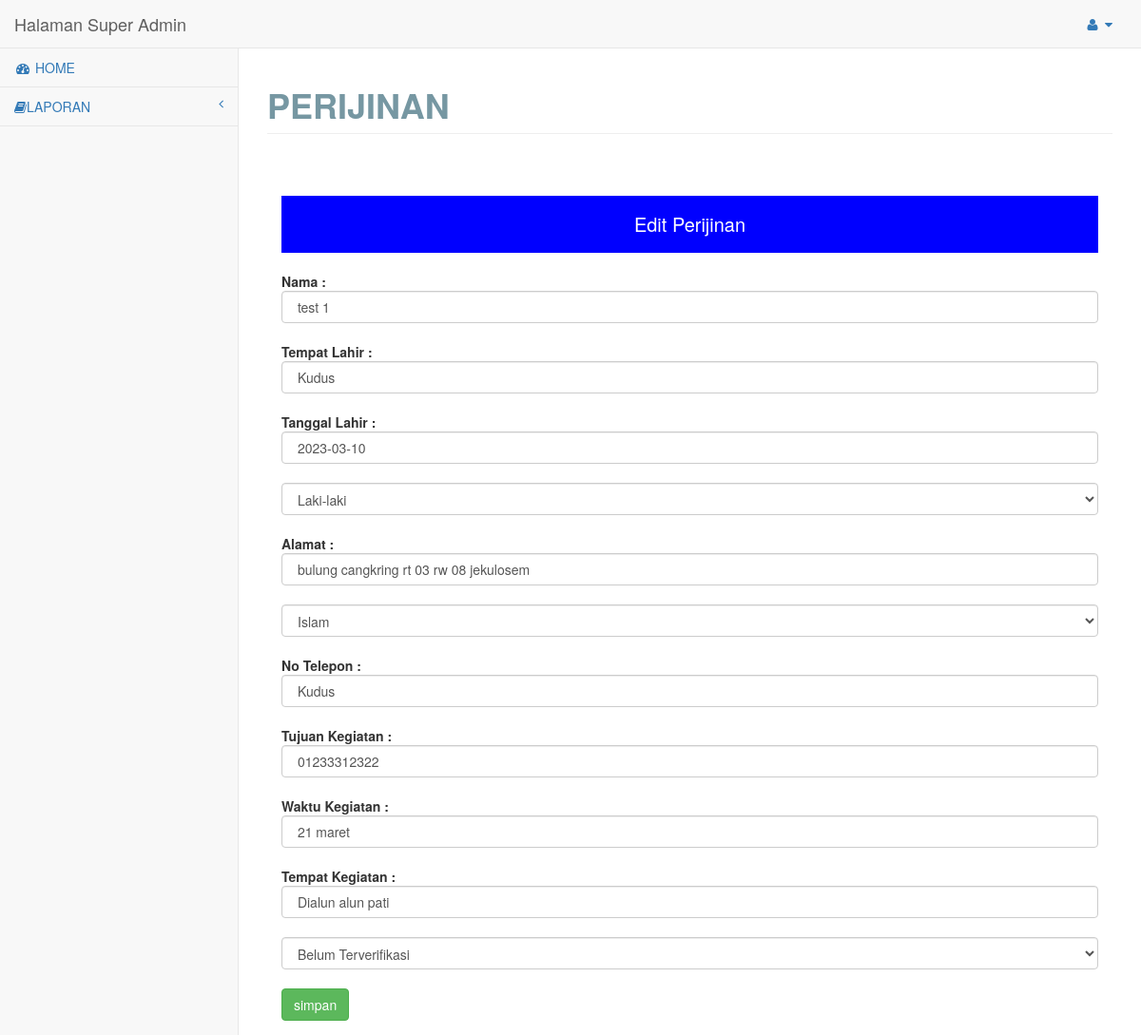
The app's page /admin/admin/pages/index.php?module=edit_perijinan&id=11 with its own data.
### tables this page shows
CREATE TABLE `tbl_perijinan` (
  `id_perijinan` int(12) NOT NULL,
  `nama` varchar(20) NOT NULL,
  `tgl_lahir` date NOT NULL,
  `tmp_lahir` varchar(20) NOT NULL,
  `jenis_kelamin` varchar(30) NOT NULL,
  `alamat` varchar(40) NOT NULL,
  `agama` varchar(20) NOT NULL,
  `no_telp` varchar(20) NOT NULL,
  `tujuan_kegiatan` varchar(40) NOT NULL,
  `waktu_kegiatan` varchar(20) NOT NULL,
  `tempat_kegiatan` varchar(40) NOT NULL,
  `status` varchar(50) NOT NULL,
  `created_date` datetime DEFAULT NULL,
  `modified_date` datetime DEFAULT NULL
);

### admin/admin/pages/edit_perijinan.php (the view, shortened to what this page needs)
  <div id="page-wrapper">
  	<div class="row">
  		<div class="col-lg-12">
  			<h1 class="page-header">PERIJINAN</h1>
  		</div>
  	</div>
  	<div class="row">
  		<div class="col-lg-12">
  			<div class="panel-body">
  				<?php
include "koneksi.php";
$e = $_GET['id'];
$edit = mysqli_query($conn, "SELECT * FROM tbl_perijinan WHERE id_perijinan='$e'");
$book = mysqli_fetch_array($edit);
?>
  				<div style="margin-top:30px;width:100%,height:50px;text-align:center;background:#0000ff;color:#fff;line-height:60px;font-size:20px;margin-bottom:20px;">
  					Edit Perijinan
  				</div>
  				<form action="?module=e_perijinan" method="post" enctype="multipart/form-data">
  					<b>Nama :</b> <input type="text" name="nama" class="form-control" value=" <?php echo $book['nama']; ?>"><br>
  					<b>Tempat Lahir : </b><input type="text" name="tmp_lahir" class="form-control" value=" <?php echo $book['tmp_lahir']; ?>"><br>
  					<b>Tanggal Lahir : </b><input type="text" name="tgl_lahir" class="form-control" value=" <?php echo $book['tgl_lahir']; ?>"><br>
  					<td><select name="jenis_kelamin" class="form-control">
  							<?php
			if ($book['jenis_kelamin'] == 'Laki-laki') {
			?>
  								<option value="Laki-laki" selected>Laki-laki</option>
  							<?php } else { ?>
  								<option value="Laki-laki">Laki-laki</option>
  								<option value="Perempuan" selected>Perempuan</option>
  							<?php } ?>
  						</select></td>
  					</tr><br>
  					<b>Alamat : </b><input type="text" name="alamat" class="form-control" value=" <?php echo $book['alamat']; ?>"><br>
  					<td><select name="agama" class="form-control">
  							<?php
			if ($book['agama'] == 'Islam') {
			?>
  								<option value="Islam" selected>Islam</option>
  							<?php } ?>
  						</select></td>
  					</tr><br>
  					<b>No Telepon : </b><input type="text" name="no_telp" class="form-control" value=" <?php echo $book['no_telp']; ?>"><br>
  					<b>Tujuan Kegiatan : </b><input type="text" name="tujuan_kegiatan" class="form-control" value=" <?php echo $book['tujuan_kegiatan']; ?>"><br>
  					<b>Waktu Kegiatan : </b><input type="text" name="waktu_kegiatan" class="form-control" value=" <?php echo $book['waktu_kegiatan']; ?>"><br>
  					<b>Tempat Kegiatan : </b><input type="text" name="tempat_kegiatan" class="form-control" value=" <?php echo $book['tempat_kegiatan']; ?>"><br>
  					<select name="status" class="form-control">
  						<?php if ($book['status'] === "Terverifikasi") { ?>
  							<option value="<?php echo $book['status'] ?>"><?php echo $book['status'] ?></option>
  							<option value="Belum Terverifikasi">Belum Terverifikasi</option>
  						<?php } else { ?>
  							<option value="<?php echo $book['status'] ?>"><?php echo $book['status'] ?></option>
  						<?php } ?>
  					</select>
  					<td><br>
  						<input type="submit" class="btn btn-success" value="simpan">
  				</form>
  			</div>
  		</div>
  	</div>
  </div>

### records on screen
tbl_perijinan: nama "test 1", tmp_lahir "Kudus", tgl_lahir "2023-03-10", jenis_kelamin "Laki-laki", alamat "bulung cangkring rt 03 rw 08 jekulosem", agama "Islam", no_telp "Kudus", tujuan_kegiatan "01233312322", waktu_kegiatan "21 maret", tempat_kegiatan "Dialun alun pati", status "Belum Terverifikasi"
